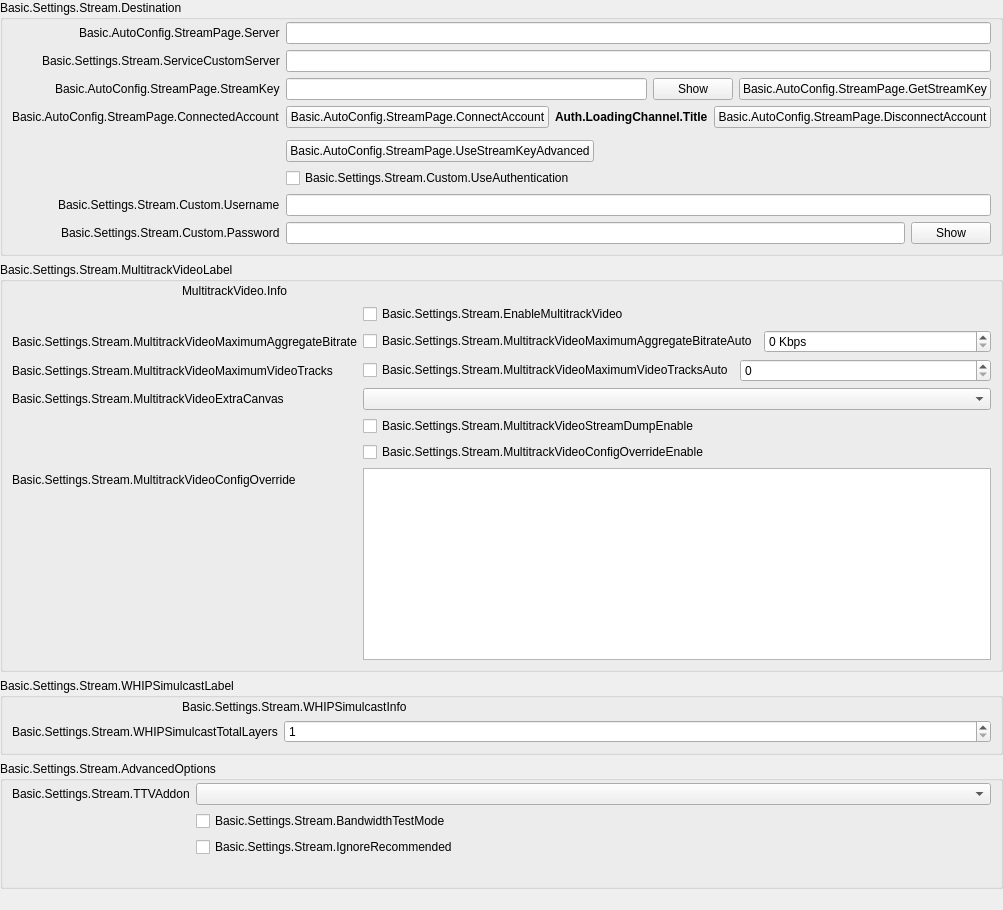
            <widget class="QWidget" name="streamKeyPage">
             <property name="geometry">
              <rect>
               <x>0</x>
               <y>0</y>
               <width>987</width>
               <height>910</height>
              </rect>
             </property>
             <layout class="QVBoxLayout" name="streamkeyPageLayout">
              <property name="leftMargin">
               <number>0</number>
              </property>
              <property name="topMargin">
               <number>0</number>
              </property>
              <property name="rightMargin">
               <number>0</number>
              </property>
              <property name="bottomMargin">
               <number>0</number>
              </property>
              <item>
               <widget class="QGroupBox" name="destinationGroupBox">
                <property name="title">
                 <string>Basic.Settings.Stream.Destination</string>
                </property>
                <layout class="QFormLayout" name="destinationLayout">
                 <property name="fieldGrowthPolicy">
                  <enum>QFormLayout::FieldGrowthPolicy::AllNonFixedFieldsGrow</enum>
                 </property>
                 <property name="labelAlignment">
                  <set>Qt::AlignmentFlag::AlignRight|Qt::AlignmentFlag::AlignTrailing|Qt::AlignmentFlag::AlignVCenter</set>
                 </property>
                 <property name="leftMargin">
                  <number>9</number>
                 </property>
                 <property name="topMargin">
                  <number>2</number>
                 </property>
                 <property name="rightMargin">
                  <number>9</number>
                 </property>
                 <property name="bottomMargin">
                  <number>9</number>
                 </property>
                 <item row="0" column="0">
                  <widget class="QLabel" name="serverLabel">
                   <property name="text">
                    <string>Basic.AutoConfig.StreamPage.Server</string>
                   </property>
                  </widget>
                 </item>
                 <item row="0" column="1">
                  <widget class="QStackedWidget" name="serverStackedWidget">
                   <property name="sizePolicy">
                    <sizepolicy hsizetype="Preferred" vsizetype="Maximum">
                     <horstretch>0</horstretch>
                     <verstretch>0</verstretch>
                    </sizepolicy>
                   </property>
                   <property name="currentIndex">
                    <number>1</number>
                   </property>
                   <widget class="QWidget" name="servicePage">
                    <layout class="QHBoxLayout" name="horizontalLayout_21">
                     <property name="leftMargin">
                      <number>0</number>
                     </property>
                     <property name="topMargin">
                      <number>0</number>
                     </property>
                     <property name="rightMargin">
                      <number>0</number>
                     </property>
                     <property name="bottomMargin">
                      <number>0</number>
                     </property>
                     <item>
                      <widget class="QComboBox" name="server"/>
                     </item>
                    </layout>
                   </widget>
                   <widget class="QWidget" name="customPage">
                    <layout class="QHBoxLayout" name="horizontalLayout_22">
                     <property name="leftMargin">
                      <number>0</number>
                     </property>
                     <property name="topMargin">
                      <number>0</number>
                     </property>
                     <property name="rightMargin">
                      <number>0</number>
                     </property>
                     <property name="bottomMargin">
                      <number>0</number>
                     </property>
                     <item>
                      <widget class="QLineEdit" name="customServer"/>
                     </item>
                    </layout>
                   </widget>
                  </widget>
                 </item>
                 <item row="1" column="0">
                  <widget class="QLabel" name="serviceCustomServerLabel">
                   <property name="text">
                    <string>Basic.Settings.Stream.ServiceCustomServer</string>
                   </property>
                   <property name="buddy">
                    <cstring>serviceCustomServer</cstring>
                   </property>
                  </widget>
                 </item>
                 <item row="1" column="1">
                  <widget class="QLineEdit" name="serviceCustomServer"/>
                 </item>
                 <item row="2" column="0">
                  <widget class="QLabel" name="streamKeyLabel">
                   <property name="text">
                    <string>Basic.AutoConfig.StreamPage.StreamKey</string>
                   </property>
                   <property name="openExternalLinks">
                    <bool>true</bool>
                   </property>
                   <property name="buddy">
                    <cstring>key</cstring>
                   </property>
                  </widget>
                 </item>
                 <item row="2" column="1">
                  <widget class="QFrame" name="streamKeyWidget">
                   <layout class="QHBoxLayout" name="horizontalLayout_11">
                    <property name="leftMargin">
                     <number>0</number>
                    </property>
                    <property name="topMargin">
                     <number>0</number>
                    </property>
                    <property name="rightMargin">
                     <number>0</number>
                    </property>
                    <property name="bottomMargin">
                     <number>0</number>
                    </property>
                    <item>
                     <widget class="QLineEdit" name="key">
                      <property name="inputMask">
                       <string notr="true"/>
                      </property>
                      <property name="text">
                       <string notr="true"/>
                      </property>
                      <property name="echoMode">
                       <enum>QLineEdit::EchoMode::Password</enum>
                      </property>
                     </widget>
                    </item>
                    <item>
                     <widget class="QPushButton" name="show">
                      <property name="text">
                       <string>Show</string>
                      </property>
                     </widget>
                    </item>
                    <item>
                     <widget class="UrlPushButton" name="getStreamKeyButton">
                      <property name="toolTip">
                       <string/>
                      </property>
                      <property name="toolTipDuration">
                       <number>-4</number>
                      </property>
                      <property name="text">
                       <string>Basic.AutoConfig.StreamPage.GetStreamKey</string>
                      </property>
                     </widget>
                    </item>
                   </layout>
                  </widget>
                 </item>
                 <item row="3" column="0">
                  <widget class="QLabel" name="connectedAccountLabel">
                   <property name="text">
                    <string>Basic.AutoConfig.StreamPage.ConnectedAccount</string>
                   </property>
                  </widget>
                 </item>
                 <item row="3" column="1">
                  <layout class="QHBoxLayout" name="horizontalLayout_15">
                   <item>
                    <widget class="QPushButton" name="connectAccount2">
                     <property name="cursor">
                      <cursorShape>PointingHandCursor</cursorShape>
                     </property>
                     <property name="text">
                      <string>Basic.AutoConfig.StreamPage.ConnectAccount</string>
                     </property>
                    </widget>
                   </item>
                   <item>
                    <widget class="QLabel" name="connectedAccountText">
                     <property name="styleSheet">
                      <string notr="true">font-weight: bold</string>
                     </property>
                     <property name="text">
                      <string>Auth.LoadingChannel.Title</string>
                     </property>
                    </widget>
                   </item>
                   <item>
                    <widget class="QPushButton" name="disconnectAccount">
                     <property name="text">
                      <string>Basic.AutoConfig.StreamPage.DisconnectAccount</string>
                     </property>
                    </widget>
                   </item>
                   <item>
                    <spacer name="horizontalSpacer_19">
                     <property name="orientation">
                      <enum>Qt::Orientation::Horizontal</enum>
                     </property>
                     <property name="sizeHint" stdset="0">
                      <size>
                       <width>40</width>
                       <height>20</height>
                      </size>
                     </property>
                    </spacer>
                   </item>
                  </layout>
                 </item>
                 <item row="4" column="0">
                  <spacer name="horizontalSpacer_18">
                   <property name="orientation">
                    <enum>Qt::Orientation::Horizontal</enum>
                   </property>
                   <property name="sizeHint" stdset="0">
                    <size>
                     <width>170</width>
                     <height>0</height>
                    </size>
                   </property>
                  </spacer>
                 </item>
                 <item row="5" column="1">
                  <layout class="QHBoxLayout" name="horizontalLayout_28">
                   <item>
                    <widget class="QPushButton" name="useStreamKeyAdv">
                     <property name="text">
                      <string>Basic.AutoConfig.StreamPage.UseStreamKeyAdvanced</string>
                     </property>
                    </widget>
                   </item>
                   <item>
                    <spacer name="horizontalSpacer_28">
                     <property name="orientation">
                      <enum>Qt::Orientation::Horizontal</enum>
                     </property>
                     <property name="sizeHint" stdset="0">
                      <size>
                       <width>40</width>
                       <height>0</height>
                      </size>
                     </property>
                    </spacer>
                   </item>
                  </layout>
                 </item>
                 <item row="6" column="1">
                  <widget class="QCheckBox" name="useAuth">
                   <property name="text">
                    <string>Basic.Settings.Stream.Custom.UseAuthentication</string>
                   </property>
                  </widget>
                 </item>
                 <item row="7" column="0">
                  <widget class="QLabel" name="authUsernameLabel">
                   <property name="text">
                    <string>Basic.Settings.Stream.Custom.Username</string>
                   </property>
                   <property name="buddy">
                    <cstring>authUsername</cstring>
                   </property>
                  </widget>
                 </item>
                 <item row="7" column="1">
                  <widget class="QLineEdit" name="authUsername"/>
                 </item>
                 <item row="8" column="0">
                  <widget class="QLabel" name="authPwLabel">
                   <property name="text">
                    <string>Basic.Settings.Stream.Custom.Password</string>
                   </property>
                   <property name="buddy">
                    <cstring>authPw</cstring>
                   </property>
                  </widget>
                 </item>
                 <item row="8" column="1">
                  <widget class="QFrame" name="authPwWidget">
                   <layout class="QHBoxLayout" name="horizontalLayout_25">
                    <property name="leftMargin">
                     <number>0</number>
                    </property>
                    <property name="topMargin">
                     <number>0</number>
                    </property>
                    <property name="rightMargin">
                     <number>0</number>
                    </property>
                    <property name="bottomMargin">
                     <number>0</number>
                    </property>
                    <item>
                     <widget class="QLineEdit" name="authPw">
                      <property name="echoMode">
                       <enum>QLineEdit::EchoMode::Password</enum>
                      </property>
                     </widget>
                    </item>
                    <item>
                     <widget class="QPushButton" name="authPwShow">
                      <property name="text">
                       <string>Show</string>
                      </property>
                     </widget>
                    </item>
                   </layout>
                  </widget>
                 </item>
                </layout>
               </widget>
              </item>
              <item>
               <widget class="QGroupBox" name="multitrackVideoGroupBox">
                <property name="title">
                 <string>Basic.Settings.Stream.MultitrackVideoLabel</string>
                </property>
                <layout class="QVBoxLayout" name="verticalLayout_34">
                 <property name="leftMargin">
                  <number>9</number>
                 </property>
                 <property name="topMargin">
                  <number>2</number>
                 </property>
                 <property name="rightMargin">
                  <number>9</number>
                 </property>
                 <property name="bottomMargin">
                  <number>9</number>
                 </property>
                 <item>
                  <layout class="QHBoxLayout" name="horizontalLayout_12">
                   <item>
                    <spacer name="horizontalSpacer_31">
                     <property name="orientation">
                      <enum>Qt::Orientation::Horizontal</enum>
                     </property>
                     <property name="sizeType">
                      <enum>QSizePolicy::Policy::Fixed</enum>
                     </property>
                     <property name="sizeHint" stdset="0">
                      <size>
                       <width>170</width>
                       <height>10</height>
                      </size>
                     </property>
                    </spacer>
                   </item>
                   <item>
                    <widget class="QLabel" name="multitrackVideoInfo">
                     <property name="text">
                      <string>MultitrackVideo.Info</string>
                     </property>
                     <property name="textFormat">
                      <enum>Qt::TextFormat::RichText</enum>
                     </property>
                     <property name="wordWrap">
                      <bool>true</bool>
                     </property>
                     <property name="openExternalLinks">
                      <bool>true</bool>
                     </property>
                    </widget>
                   </item>
                  </layout>
                 </item>
                 <item>
                  <layout class="QFormLayout" name="formLayout_27">
                   <property name="fieldGrowthPolicy">
                    <enum>QFormLayout::FieldGrowthPolicy::AllNonFixedFieldsGrow</enum>
                   </property>
                   <item row="0" column="0">
                    <spacer name="horizontalSpacer_30">
                     <property name="orientation">
                      <enum>Qt::Orientation::Horizontal</enum>
                     </property>
                     <property name="sizeType">
                      <enum>QSizePolicy::Policy::Fixed</enum>
                     </property>
                     <property name="sizeHint" stdset="0">
                      <size>
                       <width>170</width>
                       <height>10</height>
                      </size>
                     </property>
                    </spacer>
                   </item>
                   <item row="0" column="1">
                    <widget class="QCheckBox" name="enableMultitrackVideo">
                     <property name="text">
                      <string>Basic.Settings.Stream.EnableMultitrackVideo</string>
                     </property>
                    </widget>
                   </item>
                   <item row="1" column="0">
                    <widget class="QLabel" name="multitrackVideoMaximumAggregateBitrateLabel">
                     <property name="text">
                      <string>Basic.Settings.Stream.MultitrackVideoMaximumAggregateBitrate</string>
                     </property>
                    </widget>
                   </item>
                   <item row="1" column="1">
                    <layout class="QHBoxLayout" name="horizontalLayout_31" stretch="0,0">
                     <item>
                      <widget class="QCheckBox" name="multitrackVideoMaximumAggregateBitrateAuto">
                       <property name="text">
                        <string>Basic.Settings.Stream.MultitrackVideoMaximumAggregateBitrateAuto</string>
                       </property>
                      </widget>
                     </item>
                     <item>
                      <widget class="OBS::SpinBox" name="multitrackVideoMaximumAggregateBitrate">
                       <property name="sizePolicy">
                        <sizepolicy hsizetype="MinimumExpanding" vsizetype="Fixed">
                         <horstretch>0</horstretch>
                         <verstretch>0</verstretch>
                        </sizepolicy>
                       </property>
                       <property name="suffix">
                        <string notr="true"> Kbps</string>
                       </property>
                       <property name="minimum">
                        <number>0</number>
                       </property>
                       <property name="maximum">
                        <number>1000000</number>
                       </property>
                       <property name="singleStep">
                        <number>50</number>
                       </property>
                       <property name="value">
                        <number>0</number>
                       </property>
                      </widget>
                     </item>
                    </layout>
                   </item>
                   <item row="2" column="0">
                    <widget class="QLabel" name="multitrackVideoMaximumVideoTracksLabel">
                     <property name="text">
                      <string>Basic.Settings.Stream.MultitrackVideoMaximumVideoTracks</string>
                     </property>
                    </widget>
                   </item>
                   <item row="2" column="1">
                    <layout class="QHBoxLayout" name="horizontalLayout_32" stretch="0,0">
                     <item>
                      <widget class="QCheckBox" name="multitrackVideoMaximumVideoTracksAuto">
                       <property name="sizePolicy">
                        <sizepolicy hsizetype="Minimum" vsizetype="Fixed">
                         <horstretch>0</horstretch>
                         <verstretch>0</verstretch>
                        </sizepolicy>
                       </property>
                       <property name="text">
                        <string>Basic.Settings.Stream.MultitrackVideoMaximumVideoTracksAuto</string>
                       </property>
                      </widget>
                     </item>
                     <item>
                      <widget class="OBS::SpinBox" name="multitrackVideoMaximumVideoTracks">
                       <property name="sizePolicy">
                        <sizepolicy hsizetype="MinimumExpanding" vsizetype="Fixed">
                         <horstretch>0</horstretch>
                         <verstretch>0</verstretch>
                        </sizepolicy>
                       </property>
                       <property name="minimum">
                        <number>0</number>
                       </property>
                       <property name="maximum">
                        <number>100</number>
                       </property>
                       <property name="value">
                        <number>0</number>
                       </property>
                      </widget>
                     </item>
                    </layout>
                   </item>
                   <item row="3" column="1">
                    <widget class="QComboBox" name="multitrackVideoAdditionalCanvas">
                     <property name="placeholderText">
                      <string>None</string>
                     </property>
                    </widget>
                   </item>
                   <item row="4" column="0">
                    <spacer name="horizontalSpacer_32">
                     <property name="orientation">
                      <enum>Qt::Orientation::Horizontal</enum>
                     </property>
                     <property name="sizeType">
                      <enum>QSizePolicy::Policy::Fixed</enum>
                     </property>
                     <property name="sizeHint" stdset="0">
                      <size>
                       <width>170</width>
                       <height>10</height>
                      </size>
                     </property>
                    </spacer>
                   </item>
                   <item row="4" column="1">
                    <widget class="QCheckBox" name="multitrackVideoStreamDumpEnable">
                     <property name="text">
                      <string>Basic.Settings.Stream.MultitrackVideoStreamDumpEnable</string>
                     </property>
                    </widget>
                   </item>
                   <item row="5" column="1">
                    <widget class="QCheckBox" name="multitrackVideoConfigOverrideEnable">
                     <property name="text">
                      <string>Basic.Settings.Stream.MultitrackVideoConfigOverrideEnable</string>
                     </property>
                    </widget>
                   </item>
                   <item row="6" column="0">
                    <widget class="QLabel" name="multitrackVideoConfigOverrideLabel">
                     <property name="text">
                      <string>Basic.Settings.Stream.MultitrackVideoConfigOverride</string>
                     </property>
                    </widget>
                   </item>
                   <item row="6" column="1">
                    <widget class="QPlainTextEdit" name="multitrackVideoConfigOverride">
                     <property name="sizePolicy">
                      <sizepolicy hsizetype="Expanding" vsizetype="Expanding">
                       <horstretch>0</horstretch>
                       <verstretch>0</verstretch>
                      </sizepolicy>
                     </property>
                    </widget>
                   </item>
                   <item row="3" column="0">
                    <widget class="QLabel" name="multitrackVideoAdditionalCanvasLabel">
                     <property name="text">
                      <string>Basic.Settings.Stream.MultitrackVideoExtraCanvas</string>
                     </property>
                    </widget>
                   </item>
                  </layout>
                 </item>
                </layout>
               </widget>
              </item>
              <item>
               <widget class="QGroupBox" name="whipSimulcastGroupBox">
                <property name="title">
                 <string>Basic.Settings.Stream.WHIPSimulcastLabel</string>
                </property>
                <layout class="QVBoxLayout" name="verticalLayout_36">
                 <property name="leftMargin">
                  <number>9</number>
                 </property>
                 <property name="topMargin">
                  <number>2</number>
                 </property>
                 <property name="rightMargin">
                  <number>9</number>
                 </property>
                 <property name="bottomMargin">
                  <number>9</number>
                 </property>
                 <item>
                  <layout class="QHBoxLayout" name="horizontalLayout_33">
                   <item>
                    <spacer name="horizontalSpacer_33">
                     <property name="orientation">
                      <enum>Qt::Orientation::Horizontal</enum>
                     </property>
                     <property name="sizeType">
                      <enum>QSizePolicy::Policy::Fixed</enum>
                     </property>
                     <property name="sizeHint" stdset="0">
                      <size>
                       <width>170</width>
                       <height>10</height>
                      </size>
                     </property>
                    </spacer>
                   </item>
                   <item>
                    <widget class="QLabel" name="whipSimulcastInfo">
                     <property name="text">
                      <string>Basic.Settings.Stream.WHIPSimulcastInfo</string>
                     </property>
                     <property name="textFormat">
                      <enum>Qt::TextFormat::RichText</enum>
                     </property>
                     <property name="wordWrap">
                      <bool>true</bool>
                     </property>
                     <property name="openExternalLinks">
                      <bool>true</bool>
                     </property>
                    </widget>
                   </item>
                  </layout>
                 </item>
                 <item>
                  <layout class="QFormLayout" name="formLayout_39">
                   <property name="fieldGrowthPolicy">
                    <enum>QFormLayout::FieldGrowthPolicy::AllNonFixedFieldsGrow</enum>
                   </property>
                   <item row="1" column="0">
                    <widget class="QLabel" name="whipSimulcastTotalLayersLabel">
                     <property name="minimumSize">
                      <size>
                       <width>170</width>
                       <height>0</height>
                      </size>
                     </property>
                     <property name="text">
                      <string>Basic.Settings.Stream.WHIPSimulcastTotalLayers</string>
                     </property>
                    </widget>
                   </item>
                   <item row="1" column="1">
                    <layout class="QHBoxLayout" name="horizontalLayout_35" stretch="0">
                     <item>
                      <widget class="OBS::SpinBox" name="whipSimulcastTotalLayers">
                       <property name="minimum">
                        <number>1</number>
                       </property>
                       <property name="maximum">
                        <number>4</number>
                       </property>
                       <property name="value">
                        <number>1</number>
                       </property>
                      </widget>
                     </item>
                    </layout>
                   </item>
                  </layout>
                 </item>
                </layout>
               </widget>
              </item>
              <item>
               <widget class="QGroupBox" name="serviceAdvancedOptionsGroupBox">
                <property name="title">
                 <string>Basic.Settings.Stream.AdvancedOptions</string>
                </property>
                <layout class="QFormLayout" name="serviceAdvancedOptionsLayout">
                 <property name="fieldGrowthPolicy">
                  <enum>QFormLayout::FieldGrowthPolicy::AllNonFixedFieldsGrow</enum>
                 </property>
                 <property name="labelAlignment">
                  <set>Qt::AlignmentFlag::AlignRight|Qt::AlignmentFlag::AlignTrailing|Qt::AlignmentFlag::AlignVCenter</set>
                 </property>
                 <property name="leftMargin">
                  <number>9</number>
                 </property>
                 <property name="topMargin">
                  <number>2</number>
                 </property>
                 <property name="rightMargin">
                  <number>9</number>
                 </property>
                 <property name="bottomMargin">
                  <number>9</number>
                 </property>
                 <item row="0" column="0">
                  <widget class="QLabel" name="twitchAddonLabel">
                   <property name="text">
                    <string>Basic.Settings.Stream.TTVAddon</string>
                   </property>
                   <property name="buddy">
                    <cstring>twitchAddonDropdown</cstring>
                   </property>
                  </widget>
                 </item>
                 <item row="0" column="1">
                  <widget class="QComboBox" name="twitchAddonDropdown"/>
                 </item>
                 <item row="1" column="0">
                  <spacer name="horizontalSpacer_18_1">
                   <property name="orientation">
                    <enum>Qt::Orientation::Horizontal</enum>
                   </property>
                   <property name="sizeHint" stdset="0">
                    <size>
                     <width>170</width>
                     <height>0</height>
                    </size>
                   </property>
                  </spacer>
                 </item>
                 <item row="1" column="1">
                  <widget class="QCheckBox" name="bandwidthTestEnable">
                   <property name="text">
                    <string>Basic.Settings.Stream.BandwidthTestMode</string>
                   </property>
                  </widget>
                 </item>
                 <item row="2" column="1">
                  <widget class="QCheckBox" name="ignoreRecommended">
                   <property name="text">
                    <string>Basic.Settings.Stream.IgnoreRecommended</string>
                   </property>
                  </widget>
                 </item>
                 <item row="3" column="1">
                  <widget class="QLabel" name="enforceSettingsLabel">
                   <property name="text">
                    <string notr="true"/>
                   </property>
                   <property name="textFormat">
                    <enum>Qt::TextFormat::RichText</enum>
                   </property>
                   <property name="openExternalLinks">
                    <bool>true</bool>
                   </property>
                  </widget>
                 </item>
                </layout>
               </widget>
              </item>
              <item>
               <spacer name="verticalSpacer_12">
                <property name="orientation">
                 <enum>Qt::Orientation::Vertical</enum>
                </property>
                <property name="sizeHint" stdset="0">
                 <size>
                  <width>20</width>
                  <height>0</height>
                 </size>
                </property>
               </spacer>
              </item>
             </layout>
            </widget>
